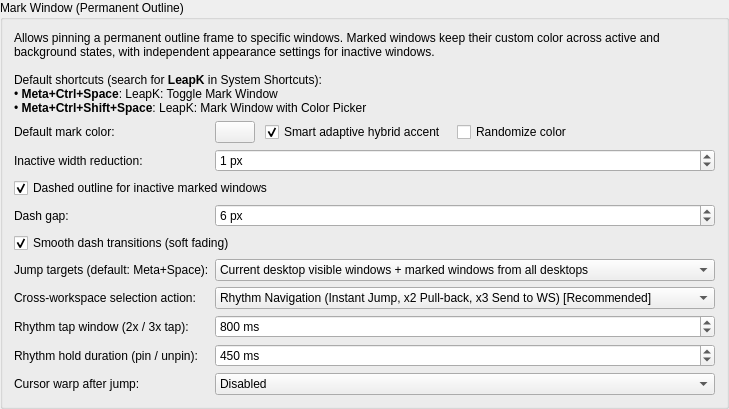
        <widget class="QGroupBox" name="groupMarkWindow">
         <property name="title">
          <string>Mark Window (Permanent Outline)</string>
         </property>
         <layout class="QFormLayout" name="formLayoutMarkWindow">
          <item row="0" column="0" colspan="2">
           <widget class="QLabel" name="label_markWindowDescription">
            <property name="text">
             <string>Allows pinning a permanent outline frame to specific windows. Marked windows keep their custom color across active and background states, with independent appearance settings for inactive windows.&lt;br&gt;&lt;br&gt;Default shortcuts (search for &lt;b&gt;LeapK&lt;/b&gt; in System Shortcuts):&lt;br&gt;&amp;bull; &lt;b&gt;Meta+Ctrl+Space&lt;/b&gt;: LeapK: Toggle Mark Window&lt;br&gt;&amp;bull; &lt;b&gt;Meta+Ctrl+Shift+Space&lt;/b&gt;: LeapK: Mark Window with Color Picker</string>
            </property>
            <property name="wordWrap">
             <bool>true</bool>
            </property>
           </widget>
          </item>
          <item row="1" column="0">
           <widget class="QLabel" name="label_markDefaultColor">
            <property name="text">
             <string>Default mark color:</string>
            </property>
            <property name="toolTip">
             <string>Default outline color used when toggling window mark via shortcut (default: #e74c3c red).</string>
            </property>
           </widget>
          </item>
          <item row="1" column="1">
           <layout class="QHBoxLayout" name="layoutMarkDefaultColor">
            <property name="spacing">
             <number>10</number>
            </property>
            <item>
             <widget class="KColorButton" name="kcfg_MarkDefaultColor">
              <property name="alphaChannelEnabled">
               <bool>true</bool>
              </property>
              <property name="toolTip">
               <string>Default outline color used when toggling window mark via shortcut.</string>
              </property>
             </widget>
            </item>
            <item>
             <widget class="QCheckBox" name="kcfg_MarkSmartAdaptive">
              <property name="text">
               <string>Smart adaptive hybrid accent</string>
              </property>
              <property name="checked">
               <bool>true</bool>
              </property>
              <property name="toolTip">
               <string>Automatically extract each window's mark outline color using the Smart Adaptive (Hybrid) algorithm based on its live content and icon.</string>
              </property>
             </widget>
            </item>
            <item>
             <widget class="QCheckBox" name="kcfg_MarkRandomColor">
              <property name="text">
               <string>Randomize color</string>
              </property>
              <property name="checked">
               <bool>false</bool>
              </property>
              <property name="toolTip">
               <string>Randomize the outline color each time a window is marked instead of using a fixed default color.</string>
              </property>
             </widget>
            </item>
            <item>
             <spacer name="spacerMarkDefaultColor">
              <property name="orientation">
               <enum>Qt::Horizontal</enum>
              </property>
              <property name="sizeHint" stdset="0">
               <size>
                <width>40</width>
                <height>20</height>
               </size>
              </property>
             </spacer>
            </item>
           </layout>
          </item>
          <item row="2" column="0">
           <widget class="QLabel" name="label_markInactiveWidthReduction">
            <property name="text">
             <string>Inactive width reduction:</string>
            </property>
            <property name="toolTip">
             <string>Reduces the outline border thickness for inactive marked windows by this amount in pixels (default: 1 px). Clamped to a minimum of 1 px.</string>
            </property>
           </widget>
          </item>
          <item row="2" column="1">
           <widget class="QSpinBox" name="kcfg_MarkInactiveWidthReduction">
            <property name="toolTip">
             <string>Reduces the outline border thickness for inactive marked windows by this amount in pixels (default: 1 px). Clamped to a minimum of 1 px.</string>
            </property>
            <property name="minimum">
             <number>0</number>
            </property>
            <property name="maximum">
             <number>10</number>
            </property>
            <property name="singleStep">
             <number>1</number>
            </property>
            <property name="value">
             <number>1</number>
            </property>
            <property name="suffix">
             <string> px</string>
            </property>
            <property name="specialValueText">
             <string>0 px (same width)</string>
            </property>
           </widget>
          </item>
          <item row="3" column="0" colspan="2">
           <widget class="QCheckBox" name="kcfg_MarkInactiveDashed">
            <property name="text">
             <string>Dashed outline for inactive marked windows</string>
            </property>
            <property name="checked">
             <bool>true</bool>
            </property>
            <property name="toolTip">
             <string>Renders inactive marked window outlines with a dashed line pattern instead of a solid line.</string>
            </property>
           </widget>
          </item>
          <item row="4" column="0">
           <widget class="QLabel" name="label_markInactiveDashGap">
            <property name="text">
             <string>Dash gap:</string>
            </property>
            <property name="toolTip">
             <string>Spacing / gap between dashes in pixels for inactive marked window outlines (default: 6 px).</string>
            </property>
           </widget>
          </item>
          <item row="4" column="1">
           <widget class="QSpinBox" name="kcfg_MarkInactiveDashGap">
            <property name="toolTip">
             <string>Spacing / gap between dashes in pixels for inactive marked window outlines (default: 6 px).</string>
            </property>
            <property name="minimum">
             <number>1</number>
            </property>
            <property name="maximum">
             <number>40</number>
            </property>
            <property name="singleStep">
             <number>1</number>
            </property>
            <property name="value">
             <number>6</number>
            </property>
            <property name="suffix">
             <string> px</string>
            </property>
           </widget>
          </item>
          <item row="5" column="0" colspan="2">
           <widget class="QCheckBox" name="kcfg_MarkInactiveDashSmooth">
            <property name="text">
             <string>Smooth dash transitions (soft fading)</string>
            </property>
            <property name="checked">
             <bool>true</bool>
            </property>
            <property name="toolTip">
             <string>Applies a smooth alpha gradient fade between dashes and gaps on marked window outlines.</string>
            </property>
           </widget>
          </item>
          <item row="6" column="0">
           <widget class="QLabel" name="label_jumpTargets">
            <property name="text">
             <string>Jump targets (default: Meta+Space):</string>
            </property>
            <property name="toolTip">
             <string>Scope of windows included when pressing the Jump to Window shortcut (default: Meta+Space).</string>
            </property>
           </widget>
          </item>
          <item row="6" column="1">
           <widget class="QComboBox" name="kcfg_JumpTargets">
            <property name="toolTip">
             <string>Scope of windows included when pressing the Jump to Window shortcut (default: Meta+Space).</string>
            </property>
            <item>
             <property name="text">
              <string>Current desktop visible windows + marked windows from all desktops</string>
             </property>
            </item>
            <item>
             <property name="text">
              <string>Current desktop all windows (visible &amp; minimized) + marked windows from all desktops</string>
             </property>
            </item>
            <item>
             <property name="text">
              <string>All windows across all virtual desktops (visible &amp; minimized)</string>
             </property>
            </item>
            <item>
             <property name="text">
              <string>Marked windows only (all desktops)</string>
             </property>
            </item>
           </widget>
          </item>
          <item row="7" column="0">
           <widget class="QLabel" name="label_superJumpCrossWsAction">
            <property name="text">
             <string>Cross-workspace selection action:</string>
            </property>
            <property name="toolTip">
             <string>Action taken when selecting a window from another workspace in Super Jump mode (Meta+A).</string>
            </property>
           </widget>
          </item>
          <item row="7" column="1">
            <widget class="QComboBox" name="kcfg_SuperJumpCrossWsAction">
             <property name="toolTip">
              <string>Action taken when selecting a window from another workspace in Super Jump mode (Meta+A).</string>
             </property>
             <item>
              <property name="text">
               <string>Rhythm Navigation (Instant Jump, x2 Pull-back, x3 Send to WS) [Recommended]</string>
              </property>
             </item>
             <item>
              <property name="text">
               <string>Direct Jump to Workspace (Classic)</string>
              </property>
             </item>
             <item>
              <property name="text">
               <string>Direct Move to Current Workspace</string>
              </property>
             </item>
             <item>
              <property name="text">
               <string>Interactive Action Menu (Ask)</string>
              </property>
             </item>
            </widget>
          </item>
          <item row="8" column="0">
           <widget class="QLabel" name="label_rhythmWindowTimeout">
            <property name="text">
             <string>Rhythm tap window (2x / 3x tap):</string>
            </property>
            <property name="toolTip">
             <string>Time window (in milliseconds) to detect repeated taps for double-tap pull-back (2x) and triple-tap send-to-workspace (3x) actions (default: 800 ms).</string>
            </property>
           </widget>
          </item>
          <item row="8" column="1">
           <widget class="QSpinBox" name="kcfg_RhythmWindowTimeout">
            <property name="toolTip">
             <string>Time window (in milliseconds) to detect repeated taps for double-tap pull-back (2x) and triple-tap send-to-workspace (3x) actions (default: 800 ms).</string>
            </property>
            <property name="minimum">
             <number>300</number>
            </property>
            <property name="maximum">
             <number>2000</number>
            </property>
            <property name="singleStep">
             <number>50</number>
            </property>
            <property name="value">
             <number>800</number>
            </property>
            <property name="suffix">
             <string> ms</string>
            </property>
           </widget>
          </item>
          <item row="9" column="0">
           <widget class="QLabel" name="label_rhythmHoldTimeout">
            <property name="text">
             <string>Rhythm hold duration (pin / unpin):</string>
            </property>
            <property name="toolTip">
             <string>Duration (in milliseconds) of holding the jump key down to pin or unpin the window (default: 450 ms).</string>
            </property>
           </widget>
          </item>
          <item row="9" column="1">
           <widget class="QSpinBox" name="kcfg_RhythmHoldTimeout">
            <property name="toolTip">
             <string>Duration (in milliseconds) of holding the jump key down to pin or unpin the window (default: 450 ms).</string>
            </property>
            <property name="minimum">
             <number>200</number>
            </property>
            <property name="maximum">
             <number>1500</number>
            </property>
            <property name="singleStep">
             <number>50</number>
            </property>
            <property name="value">
             <number>450</number>
            </property>
            <property name="suffix">
             <string> ms</string>
            </property>
           </widget>
          </item>
          <item row="10" column="0">
           <widget class="QLabel" name="label_cursorWarpMode">
            <property name="text">
             <string>Cursor warp after jump:</string>
            </property>
            <property name="toolTip">
             <string>Automatically move mouse pointer to the target window after jumping to it.</string>
            </property>
           </widget>
          </item>
          <item row="10" column="1">
           <widget class="QComboBox" name="kcfg_CursorWarpMode">
            <property name="toolTip">
             <string>Automatically move mouse pointer to the target window after jumping to it.</string>
            </property>
            <item>
             <property name="text">
              <string>Disabled</string>
             </property>
            </item>
            <item>
             <property name="text">
              <string>Center of Window</string>
             </property>
            </item>
            <item>
             <property name="text">
              <string>Top-Left Titlebar</string>
             </property>
            </item>
           </widget>
          </item>

         </layout>
        </widget>
